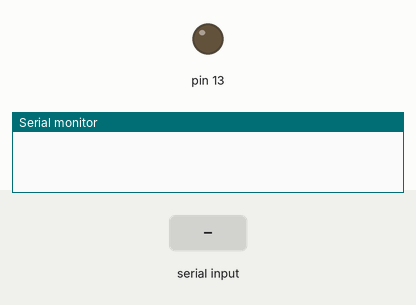
The sketch below on a simulated Arduino Uno, built with avr-gcc and run on an emulated ATmega328P. Shown: output pins drawn as LEDs (lit = HIGH), the last lines printed to the serial monitor. The test bench sets the inputs (shaded band).

Above: at 5.2 s.
5.3 s: "1" received over the second serial link
At 6.3 s:
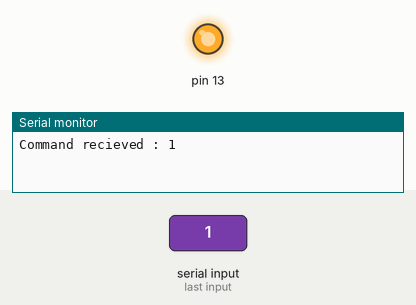
6.8 s: "0" received over the second serial link
At 7.5 s:
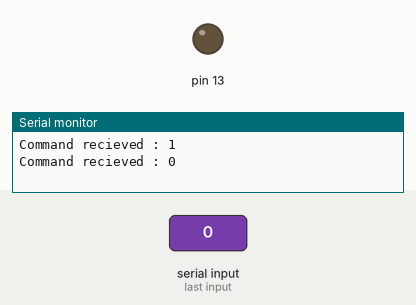
Timing chart, 0 to 9.8 s (numbered marks = the images above; inputs shaded):
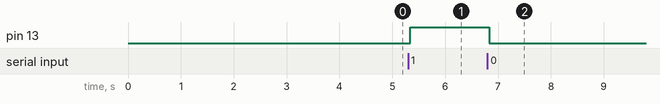

Measured:
- after the input at 5.3 s, pin 13: LOW → HIGH at once
- after the input at 6.8 s, pin 13: HIGH → LOW at once

The sketch:

1205_bluetooth.ino
```cpp
#include <Wire.h>
#include <SoftwareSerial.h>

// Bluetooth
SoftwareSerial hc06(7,8);
String msg="";

int mode=0;

void setup() {
  // put your setup code here, to run once:
  Serial.begin(9600);
  pinMode(13, OUTPUT);

  hc06.begin(9600);
  delay(1000);
  hc06.write("AT");
  delay(1000);
  hc06.write("AT+NAMEHC06RT");
  delay(1000);
  hc06.write("AT+PIN1234");
  delay(1000);
  hc06.write("AT+BAUD4");
}

void loop() {

  // Bluetooth

  while(hc06.available()>0){
    msg += char(hc06.read());
  }
  if(msg!=""){
   Serial.print("Command recieved : ");
   Serial.println(msg);

   if(msg=="1") mode = 1;
   else if(msg=="0") mode = 0;

   msg=""; //reset
  }

  while (Serial.available()){
    delay(50);
    hc06.write(Serial.read());
  }

  //Turn on or off LED
  switch(mode){
    case 0:
      digitalWrite(13,LOW);
      break;
    case 1:
      digitalWrite(13,HIGH);
      break;
  }

  delay(100);
}
```
